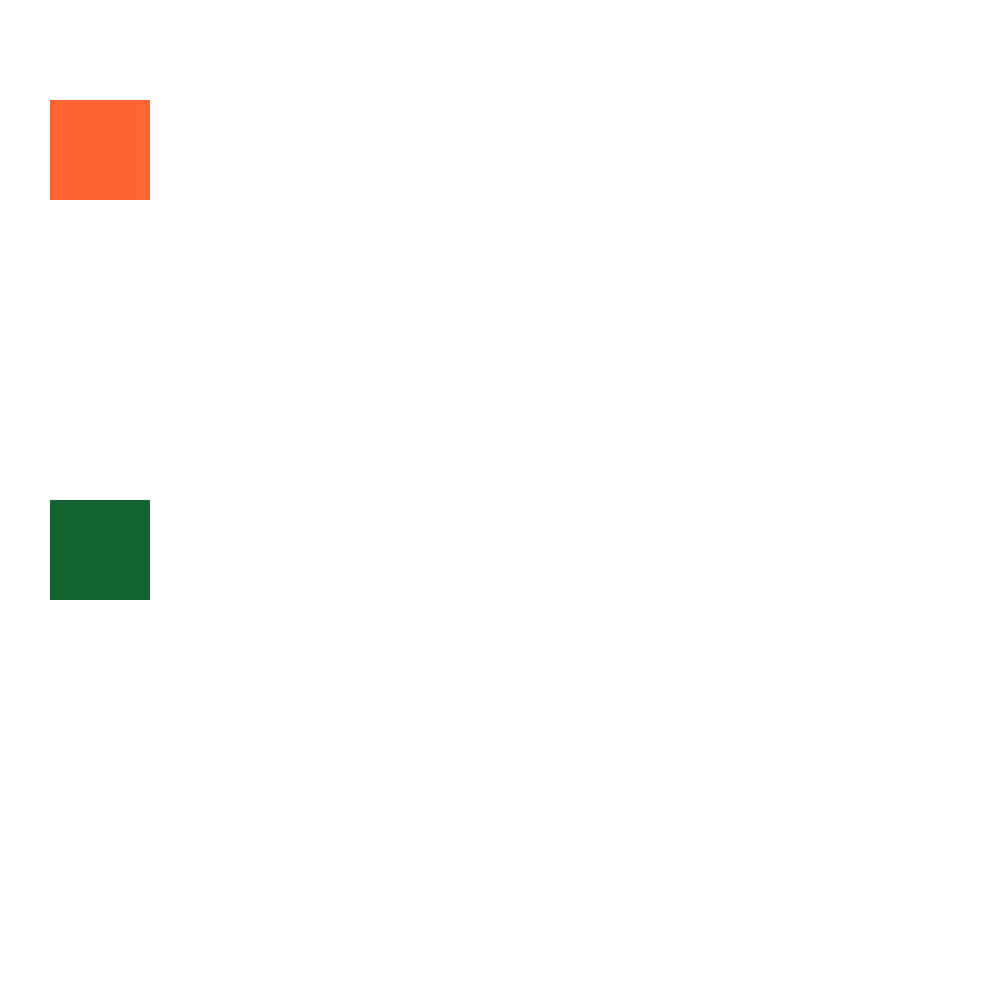
Frame 1 (no input)
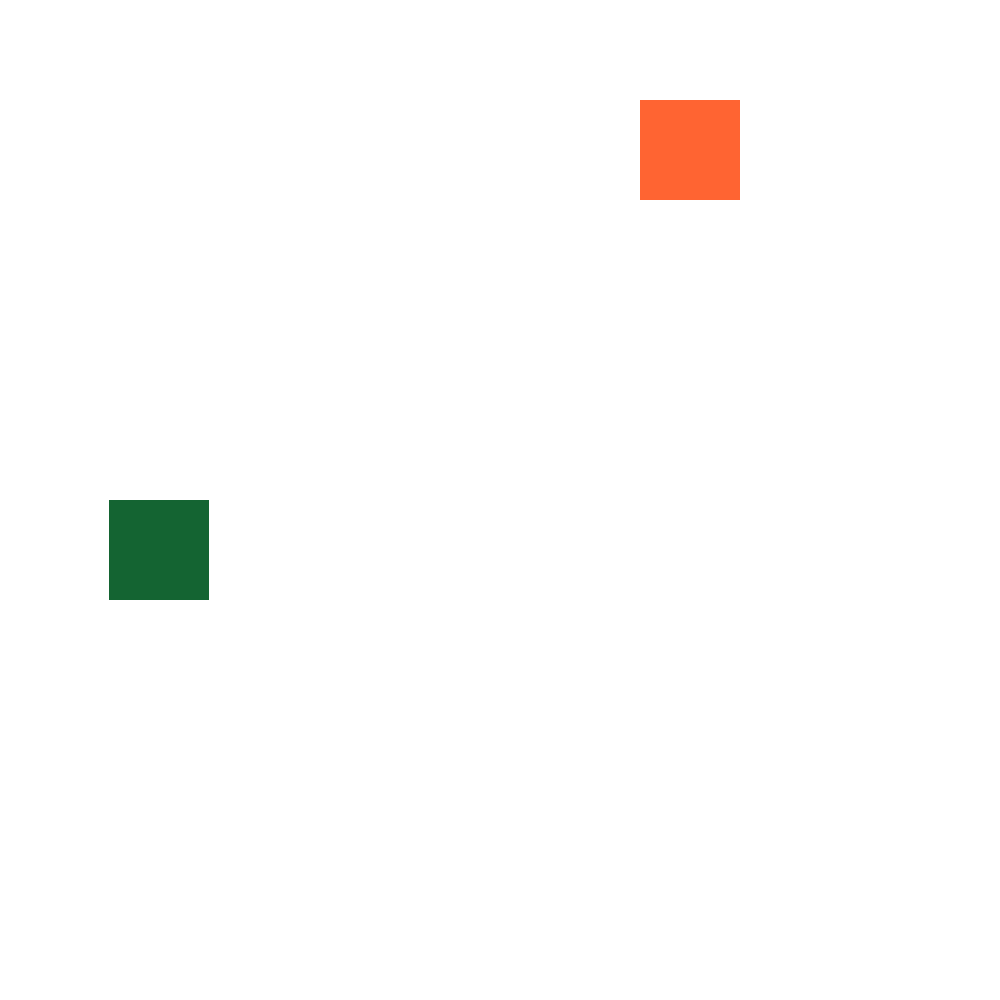
Frame 60 (the mouse pressed at the canvas centre just before this capture)
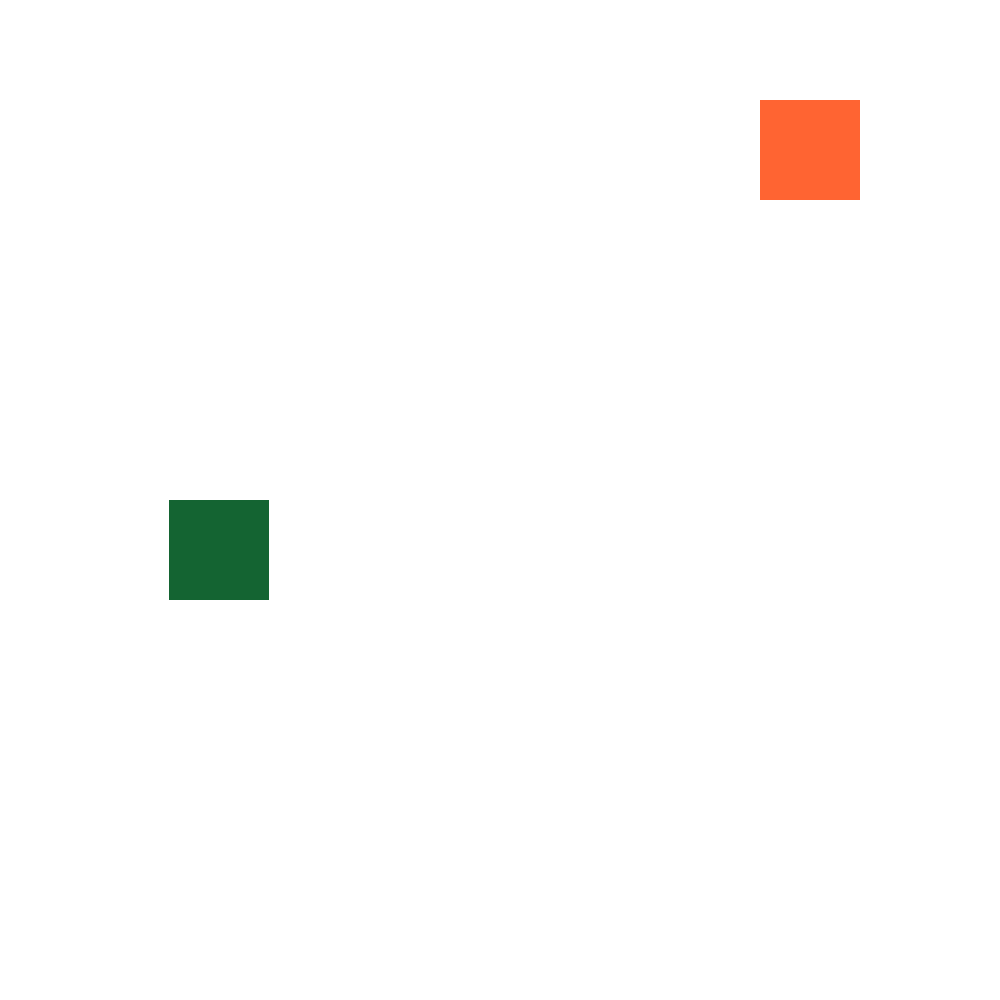
Frame 120 (the mouse held since frame 60 and released just before this capture)

The Processing sketch that drew these frames (run headless with seeded random() and noise(); from frame 60 on, the mouse is pressed at the canvas centre):

// Processing sketch: gato_oop
// ── gato_oop.pde
Gato miGato;
Perro miPerro;

void setup() {
  size(1000, 1000);
  //                color              // posX  posY velocidad
  miGato = new Gato(color(255, 100, 50),  50,   100, 10);
  miPerro = new Perro(color(20, 100, 50), 50,   500, 1);
}

void draw() {
  background(255);

  miGato.display();
  miGato.correr();
  miPerro.display();
  miPerro.correr();
  
  miGato.maullar();
  miPerro.ladrar();
}

// Clase padre
class Mamifero {
  // Propiedades
  color c;
  float posX;
  float posY;
  float velocidad;

  // Métodos
  void display() {
    fill(c);
    noStroke();
    rect(posX, posY, 100, 100);
  }

  void correr() {
    posX += velocidad;
    if (posX >= width || posX == 0) {
      velocidad = velocidad * -1;
    }
  }
}

// Clases hijo
class Gato extends Mamifero {  
  // Constructor
  Gato(color tempC, float tempPosX, float tempPosY, float tempVelocidad) {
    c = tempC;
    posX = tempPosX;
    posY = tempPosY;
    velocidad = tempVelocidad;
  }
  
  void maullar() {
    println("El gato está maullando");
  }
}

class Perro extends Mamifero {  
  // Constructor
  Perro(color tempC, float tempPosX, float tempPosY, float tempVelocidad) {
    c = tempC;
    posX = tempPosX;
    posY = tempPosY;
    velocidad = tempVelocidad;
  }
  
  void ladrar() {
    println("El perro está ladrando");
  }
}
